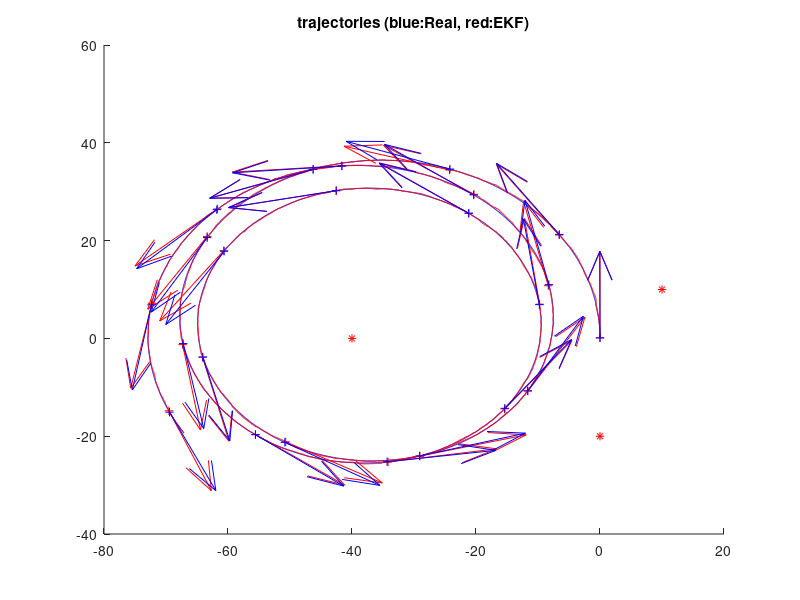
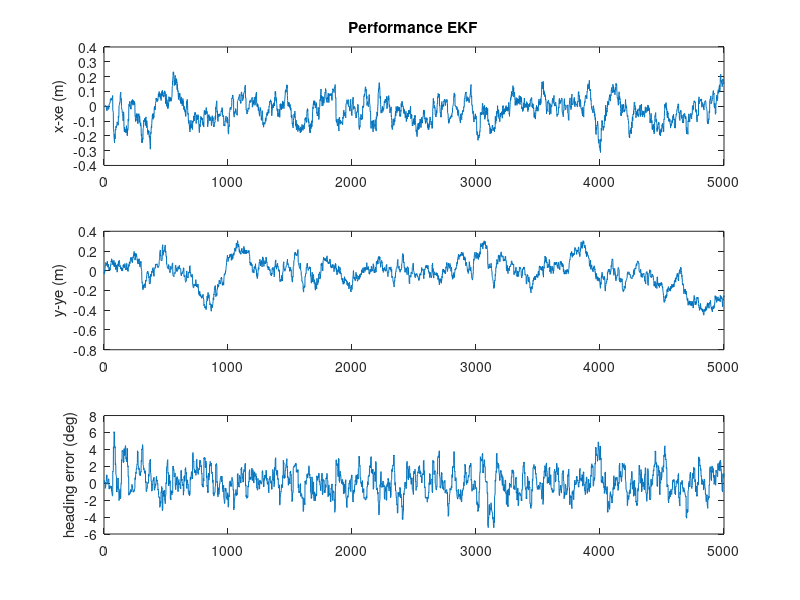

Write the MATLAB code that produced these figures, in order.
% EKF for localization
% W. Hidayat / z3351846
% Based on DemoEKF.m by J. Guivant for MTRN4010

% How to use:
%   




function MTRN4010EKF()


% .....................................................
% Here I define the magnitude of the "noises", that I assume are present, polluting mesurements, models, etc.  

% .. error in the angular rate sensor
stdDevGyro = 2*pi/180 ;          % 2 degrees/second , standard deviation of the gyros' noise
% you have seen, when playing with our IMU that, after removing the
% offsets, the eror present in the gyros' measurements should be lower than 2 deg/sec.

% ...error in the speed's measurements
stdDevSpeed = 0.3 ;   % a lot of error!  (very difficult case). speedmeter's error = 0.3m/sec 

% ... errors in the range measurements (25cm, standard.dev.)
sdev_rangeMeasurement = 0.25 ;          % std. of noise in range measurements. 0.25m
sdev_bearingMeasurement = 10*pi/180;    % stddev for bearing at 10 deg/s, in rad
% this is more that the error you would have with our laser scanner.

% .....................................................
Dt=0.05 ;                       % "sample time", 50ms
Li = 5000 ;                     % "experiment" duration, in iterations 
DtObservations=0.250 ;          % laser "sample time" of observations, 4Hz, approximately
r2d = 180/pi;                   % conversion rad to deg
d2r = pi/180;                   % conversion deg to rad

% .....................................................
% here I create a virtual map, because this program works on a simulated process.
% (in a real case you would have a real map)

% How many landmarks do you want to use?  
n_usedLanmarks = 3 ;    %it must be : 1 <= n_usedLanmarks <= 4 
% just to create some landmarks
global NavigationMap;
NavigationMap = CreateSomeMap(n_usedLanmarks) ;  %creates a artificial map!
% ................................................


% These are the ESTIMATES (Expected value and covariance matrix)
% Initial conditions of the estimates (identical to the real ones, as in
% the lab)( I Assume we know the initial condition of the system)
Xe = [ 0; 0; pi/2 ] ;       % starting x
P = zeros(3,3) ;            % initial quality --> perfect (covariance =zero )
% Why perfect? (BECAUSE in this case we DO ASSUME we know perfectly the initial condition)


% Some buffers to store the intermediate values during the experiment
Xreal_History= zeros(3,Li) ;
Xe_History= zeros(3,Li) ;

% .....................................................
% I assume that every time we apply the process model to predict the evolution of the system for a 
% perdiod of time of Dt (50ms) we introduce uncertainty of 0.01m standard deviation on X, 
% similar uncertainty on Y and 1 degree (a lot!) on the heading's estimation
% Q  =zeros(3,3) ;  Q(1,1) = (0.01)^2 ; Q(2,2) =Q(1,1)  ; Q(3,3) = (1*pi/180)^2 ;
% Although you initially use this one, it can be improved. Read
% "MTRN40101_L06_Noise_in_the_inputs_of_ProcessModel.pdf" in order to implement a good refinement. 

Q = diag( [ (0.01)^2 ,(0.01)^2 , (1*pi/180)^2]) ;
% Q matrix. Represent the covariance of the undertainty about the process model.
% .....................................................


time=0 ;
% init simulator of process.
InitSimulation(stdDevSpeed,stdDevGyro,sdev_bearingMeasurement,sdev_rangeMeasurement,DtObservations);
% (BTW: this is just a simulation to replace ther eal system, because we,
% for the moment, do not have the real system. )


% .....................................................    
for i=1:Li,     % loop
    
    %pause(dt) ;   % NO delay, I want to run this in a fast off-line SIMULATION, so ASAP.
    
    time = time+Dt ;    
    SimuPlatform(time,Dt);      % because NOW I do not have a real system, I simulate it.

     
    % I ask about the inputs to the Process Model.
    % The inputs I will be told are polluted versions of the real inputs.
    [Noisy_speed,Noisy_GyroZ]=GetProcessModelInputs();
    % in the real case we should measure the real inputs (gyros and speedmeter)
    
    % -------- THIS IS THE EKF! ------------------------
    % ------ Kalman Filter prediction: applies the prediction step (i.e. Process model). 
    Xe    = RunProcessModel(Xe,Noisy_speed,Noisy_GyroZ,Dt) ;
    
    % Estimate new covariance after prediction
    % First , I evaluate the Jacobian matrix of the process model (see lecture notes).
    % Write the analytical expression on paper to understand the followign line.
    J = [ [1,0,-Dt*Noisy_speed*sin(Xe(3))  ]  ; [0,1,Dt*Noisy_speed*cos(Xe(3))] ;    [ 0,0,1 ] ] ; 
    % then I calculate the new coveraince, after the prediction P(K+1|K) = J*P(K|K)*J'+Q ;
    P = J*P*J'+Q ;

    % the precition step, for this iteration, is done.
    % -----------------------------------------------


    % .. Get range measuremens, if those are available.
    [nDetectedLandmarksB,nDetectedLandmarks,MeasuredBearings,MasuredRanges,IDs]=GetObservationMeasurements();
    
    
    
    if (nDetectedLandmarks>0) && (nDetectedLandmarksB>0),     % any laser data and detected landmarks?
     
        % Because there are available obsevations ==> I perform EKF updates
             
   
        % --------------- Kalmal Filter update (observations)
        % Because this observation function is non-linear--> we need to get the Jacobians of h(X).
        % Jacobian for range only measurements (evaluated at the current expected value -->Xe)    
        
        % sqrt( (xi-x)^2+(yi-y)^2 ) for all the seen landmarks. I will need
        % this term for the next calculations.
        
        for u=1:nDetectedLandmarks,
         
            ID = IDs(u);            % landmark ID?    
            eDX = (NavigationMap.landmarks(ID,1)-Xe(1)) ;      % (xu-x)
            eDY = (NavigationMap.landmarks(ID,2)-Xe(2)) ;      % (yu-y)
            
            % Range input
            eDD_range = sqrt( eDX.*eDX + eDY.*eDY ) ; %   so : sqrt( (xu-x)^2+(yu-y)^2 ) 

            % Bearing input
%             eDD = atan2(eDY, eDX) - Xe(3) + pi/2; 
            eDD_bearing = eDX.*eDX + eDY.*eDY;
        
            % here is it. "H". I reuse some previous calculations.
            H_range = [  -eDX./eDD_range , -eDY./eDD_range , 0 ] ;   % Jacobian of h(X),range
            H_bearing = [ eDY./eDD_bearing, -eDX./eDD_bearing, -1];
            H = [H_range; H_bearing];
            
            % the expected distances to the landmarks ( "h(Xe)" ). Xe 1=x 2=y 3=gyro.
            ExpectedRange = eDD_range ;   % just a coincidence: we already calculated them for the Jacobian, so I reuse it. 
            ExpectedBearing = atan2(eDY, eDX) - Xe(3) + pi/2; % Output in rad
        
            % Evaluate residual (innovation)  "Y-h(Xe)"
            zR  = MasuredRanges(u) - ExpectedRange ;      
            zB = MeasuredBearings(u) - ExpectedBearing;
            % Normalization
            zB = mod(  zB*r2d+180, 2*180) - 180; % in deg
            zB = zB*d2r;
            
            z =[zR;zB];
            
            % ------ covariance of the noise/uncetainty in the measurements
            % R is Diagonal --->because I believe the noises in the measurements
            %  ,from different sensors, are independent.
            RR = sdev_rangeMeasurement*sdev_rangeMeasurement*4; 
            RB = sdev_bearingMeasurement*sdev_bearingMeasurement*4 ;
            R = diag([RR,RB]);
            % I multiply by 4 because I want to be conservative and assume
            % twice the standard deviation that I believe does happen.
        
        
            % Some intermadiate steps for the EKF (as in the lecture notes)
            S = R + H*P*H'; 
            iS = inv(S) ;               % in this case S is 1x1 so inv(S) is just 1/S

            K = P*H'*iS ;           % Kalman gain

            % ----- do it...I am getting  X(k+1|k+1) and P(k+1|k+1)
            Xe = Xe + K*z ;           % update the  expected value
            P = P-P*H'*iS*H*P ;     % update the Covariance
        % -----  individual EKF update done ...
       end; 
       % all avalilable EKF updates done ...
    end;  
     
    
     % -------- remember some variables to plot at the end.   
     Xreal_History(:,i) = GetCurrentSimulatedState() ;
     Xe_History(:,i)    = Xe ;
end ;    
      


% PLOT some results. PLot estimated and "real" values of platform states.
SomePlots(Xreal_History,Xe_History,NavigationMap) ;


return ;           % loop to the next observation based on new measurements..



% =========================================================================
% --- Process model, a Kinemetic model
    
function Xnext=RunProcessModel(X,speed,GyroZ,dt) 
    Xnext = X + dt*[ speed*cos(X(3)) ;  speed*sin(X(3)) ; GyroZ ] ;
return ;


% =========================================================================
% ========== Simulation functions - (used for simuation of "real" platform and
% for the process model of the EKF.
% When we apply the EKF on a real case, we do not need this part.


function [bearings,ranges,IDs] = GetMeasurementsFomNearbyLandmarks(X,map)
    dx= map.landmarks(:,1) - X(1) ;
    dy= map.landmarks(:,2) - X(2) ;
    bearings = atan2(dy, dx) - X(3) + pi/2; %in RAD
    ranges = sqrt((dx.*dx + dy.*dy)) ;
    IDs = [1:map.nLandmarks];
    
    % I simulate I measure/detect all the landmarks, however there can be
    % cases where I see just the nearby ones.
    
return ;


% here I propose some speed and angular rate inputs. 
% in real cases, they do happen, we do not to propose them.
function [speed,GyroZ] = SimuControl(X,t)
    speed = 2 ;                                         % cruise speed, 2m/s  ( v ~ 7km/h)
    GyroZ = 3*pi/180 + sin(0.1*2*pi*t/50)*.02 ;         % some crazy driver moving the steeering wheel...
return ;


% here I propose some map of landmarks. 
% in real cases, we do not create it synthetically, like here.
function map = CreateSomeMap(n_used)
    landmarks = [  [ -40,0 ];[ -0,-20 ];[ 10,10 ] ;[ 30,10 ]  ] ;
    map.landmarks = landmarks(1:n_used,:) ;
    map.nLandmarks = n_used ;
return ;



function InitSimulation(stdDevSpeed,stdDevGyro,sdev_bearingMeasurement,sdev_rangeMeasurement,DtObservations)
    global ContextSimulation;
    ContextSimulation.Xreal = [ 0; 0;pi/2 ] ;     % [x;y;phi]
    ContextSimulation.stdDevSpeed = stdDevSpeed;
    ContextSimulation.stdDevGyro = stdDevGyro;
    ContextSimulation.Xreal = [0;0;pi/2];
    ContextSimulation.speed=0;
    ContextSimulation.GyroZ=0;
    ContextSimulation.sdev_rangeMeasurement=sdev_rangeMeasurement;
    ContextSimulation.sdev_bearingMeasurement=sdev_bearingMeasurement;
    ContextSimulation.DtObservations=DtObservations;
    ContextSimulation.timeForNextObservation= 0;
    ContextSimulation.CurrSimulatedTime=0;
return;


function [Noisy_speed,Noisy_GyroZ]=GetProcessModelInputs()
    % .....................................................
    % add noise to simulate real conditions
    % WHY? to be realistic. When we measure things the measurements are polluted with noise, So I simulated that situation by adding random
    % noise to the perfect measurements (the ones I get from the simulated "real" platform.
    global ContextSimulation;
    Noisy_speed =ContextSimulation.speed+ContextSimulation.stdDevSpeed*randn(1) ;
    Noisy_GyroZ =ContextSimulation.GyroZ+ContextSimulation.stdDevGyro*randn(1);
return;


% NOTE: in Project#2 you will apply the EKF for estimating the states of the real
% system. In such cases You DO NOT ADD ANY NOISE to the real
% measurements!!!!. We add noise here because we pretend this is the real
% case, always having noise polluting our measurements.


function  SimuPlatform(time,Dt)
    global ContextSimulation;    
    
    % simulate some crazy driver for the car..
    [ContextSimulation.speed,ContextSimulation.GyroZ] = SimuControl(ContextSimulation.Xreal,time) ;      % read kinematic model inputs, ideal ones
    % .........................................
    % simulate one step of the "real system":  Xreal(time)
    ContextSimulation.Xreal = RunProcessModel(ContextSimulation.Xreal,ContextSimulation.speed,ContextSimulation.GyroZ,Dt) ;
    ContextSimulation.CurrSimulatedTime = ContextSimulation.CurrSimulatedTime+Dt;
return;


function [nDetectedLandmarksB,nDetectedLandmarks,MeasuredBearings,MasuredRanges,IDs]=GetObservationMeasurements(map)
    global ContextSimulation NavigationMap;       
   
    if ContextSimulation.CurrSimulatedTime<ContextSimulation.timeForNextObservation,
        nDetectedLandmarks=0;
        nDetectedLandmarksB = 0;
        MasuredRanges=[];
        MeasuredBearings = [];
        IDs=[];
        return ; 
    end;
        
    ContextSimulation.timeForNextObservation = ContextSimulation.timeForNextObservation+ContextSimulation.DtObservations;
    
    % get simulated range measurements (actual system), in this case the
    % simulated platform.
        [RealBearings,RealRanges,IDs] = GetMeasurementsFomNearbyLandmarks(ContextSimulation.Xreal,NavigationMap) ;
                % ...................................................
        nDetectedLandmarks = length(RealRanges) ;
        nDetectedLandmarksB = length(RealBearings);
        
        % Here I corrupt the simulated measurements by adding some random noise (to simulate noise, as in the reality)
        % this is the noise
        noiseInMeasurements= ContextSimulation.sdev_rangeMeasurement*randn(size(RealRanges));
        noiseInBearings= ContextSimulation.sdev_bearingMeasurement*randn(size(RealBearings));
        
        % here I add it to the perfect ranges' measurements
        MasuredRanges = RealRanges +  noiseInMeasurements ;
        MeasuredBearings = RealBearings + noiseInBearings;
        % so MasuredRanges are the prefect measurements polluted with
        % noise. I get the "perfect measurements" from the simulated
        % platform
 return;

 
    function X=GetCurrentSimulatedState()
        global ContextSimulation;
        X=ContextSimulation.Xreal;
        
        
     return;   

% -------------end simulation functions -----------------------------------------------


% ====================================================
% --- This is JUST for ploting the results
function SomePlots(Xreal_History,Xe_History,map) ;



figure(2) ; clf ; hold on ;
plot(Xreal_History(1,:),Xreal_History(2,:),'b') ;
plot(Xe_History(1,:),Xe_History(2,:),'r') ;
plot(map.landmarks(:,1),map.landmarks(:,2),'*r') ;
ii = [1:225:length(Xe_History(1,:))] ;
quiver(Xe_History(1,ii),Xe_History(2,ii),5*cos(Xe_History(3,ii)),5*sin(Xe_History(3,ii)),'r' ) ;
quiver(Xreal_History(1,ii),Xreal_History(2,ii),5*cos(Xreal_History(3,ii)),5*sin(Xreal_History(3,ii)),'b' ) ;
plot(Xe_History(1,ii),Xe_History(2,ii),'+r') ;
plot(Xreal_History(1,ii),Xreal_History(2,ii),'+b') ;
title('trajectories (blue:Real, red:EKF)') ;

% --------- plot errors between EKF estimates and the real values
figure(3) ; clf ; 
subplot(311) ; plot(Xreal_History(1,:)-Xe_History(1,:)) ;ylabel('x-xe (m)') ;
title('Performance EKF') ;
subplot(312) ; plot(Xreal_History(2,:)-Xe_History(2,:)) ;ylabel('y-ye (m)') ;
subplot(313) ; plot(180/pi*(Xreal_History(3,:)-Xe_History(3,:))) ;ylabel('heading error (deg)') ;

return ;
% -------------------------------------------------------------------------